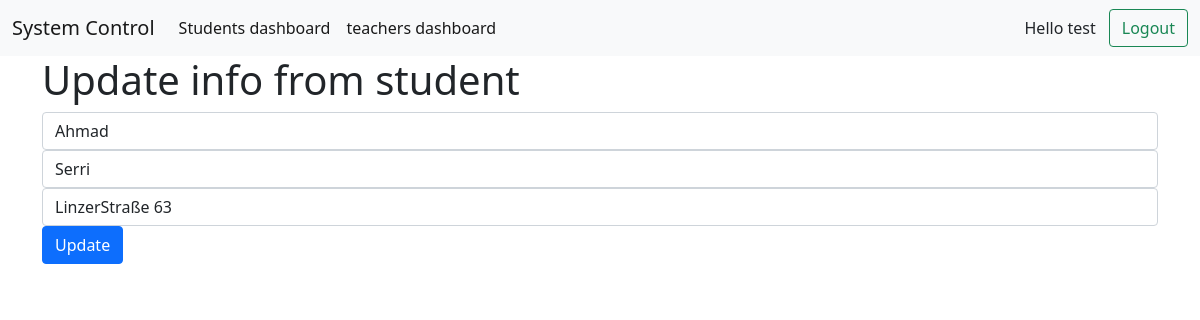
Page /update_student.php?id=1 (signed in) on the committed database.
### tables this page shows
CREATE TABLE `user` (
  `id` int(11) NOT NULL,
  `first_name` varchar(50) DEFAULT NULL,
  `last_name` varchar(50) DEFAULT NULL,
  `password` varchar(255) DEFAULT NULL,
  `email` varchar(100) DEFAULT NULL,
  `status` enum('teacher','admin') DEFAULT 'teacher'
);

CREATE TABLE `student` (
  `id` int(11) NOT NULL,
  `first_name` varchar(50) DEFAULT NULL,
  `last_name` varchar(50) DEFAULT NULL,
  `address` varchar(50) DEFAULT NULL
);

### classes/database.php (called while the page is built, shortened)
<?php
class Database {
    public $db_host = "localhost";
    public $db_name = "database_ahmad";
    public $db_user = "root";
    public $db_pw = "";
    public $connection = '';
    public function connect() {
        $this->connection = @mysqli_connect($this->db_host,$this->db_user,$this->db_pw,$this->db_name);
    }
    public function read($table, $fields='*', $join='',$where='',$orderby='') {
        $fields = is_array($fields) ? implode(", ", $fields) : $fields;
        $join = is_array($join) ? implode(" ", $join) : $join;
        $sql = "SELECT ".$fields." FROM ".$table." ".$join." ".$where." ".$orderby." ;";
        $result = $this->connection->query($sql);
        if($result->num_rows == 0 ){
            $row = "No result";
        }elseif($result->num_rows == 1){
            $row = $result->fetch_assoc();
        }else {
                $row= $result->fetch_all(MYSQLI_ASSOC);
        }
        return $row;
    }
}
$obj = new Database ();
?>

### update_student.php (the view, shortened to what this page needs)
<?php
    require_once "classes/database.php";
    if(isset($_GET["id"])){
        $id = $_GET["id"];
        $student = $obj->read("student","*",""," WHERE id = ".$id);
    }
    $user = $obj->read("user","*","WHERE id =".$_SESSION["teacher"]);
?>
<!DOCTYPE html>
<html lang="en">
<head>
    <link href="https://cdn.jsdelivr.net/npm/bootstrap@5.1.0/dist/css/bootstrap.min.css" rel="stylesheet">
</head>
<body>
<nav class="navbar navbar-expand-lg navbar-light bg-light">
        <div class="container-fluid">
            <a class="navbar-brand" href="./">System Control</a>
            <div class="collapse navbar-collapse" id="navbarSupportedContent">
            <ul class="navbar-nav me-auto mb-2 mb-lg-0">
                <li class="nav-item">
                <a class="nav-link active" aria-current="page" href="./students-dashboard.php">Students dashboard</a>
                </li>
                <li class="nav-item">
                <a class="nav-link active" aria-current="page" href="./teachers-dashboard.php">teachers dashboard</a>
                </li>
            </ul>
                <a class="btn" href="#">Hello <?= $user["first_name"] ?></a>
                <a class="btn btn-outline-success" href="logout.php?logout">Logout</a>
            </div>
        </div>
    </nav>
    <div class="container">
        <h1>Update info from student</h1>
        <form action="actions/a_update_student.php" method="POST">
            <div class="form-group">
                <input placeholder="First name" class="form-control" type="text" name="first_name" value="<?= $student["first_name"] ?>">
            </div>
            <div class="form-group">
                <input placeholder="Last name" class="form-control" type="text" name="last_name" value="<?= $student["last_name"] ?>">
            </div>
            <div class="form-group">
                <input placeholder="Address" class="form-control" type="text" name="address" value="<?= $student["address"] ?>">
            </div>
            <input class="btn btn-primary" type="submit" value="Update">
        </form>
    </div>
</body>
</html>

### rows in the picture
user: first_name "test"
student: first_name "Ahmad", last_name "Serri", address "LinzerStraße 63"
